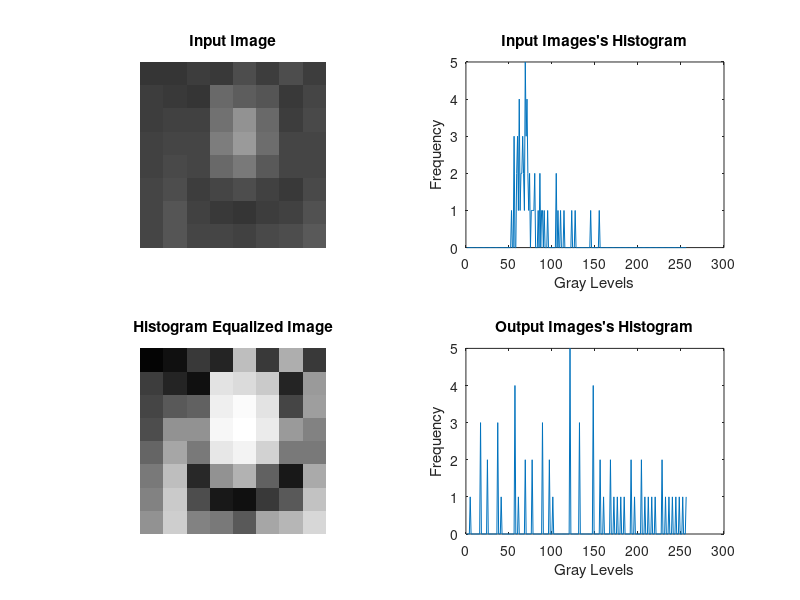

Write MATLAB code to recreate this figure.
clc;
clear all;
close all;


I = [52	55	61	59	79	61	76	61              % Input Image
     62	59	55	104	94	85	59	71
     63	65	66	113	144	104	63	72
     64	70	70	126	154	109	71	69
     67	73	68	106	122	88	68	68
     68	79	60	70	77	66	58	75
     69	85	64	58	55	61	65	83
     70	87	69	68	65	73	78	90];
 
 I = uint8(I);
 
 [row,col,depth] = size(I);                     % Dimensions of Input Image


if depth ==3                                    % Convert Color Image to Gray Scale
    I = rgb2gray(I);
end

I = double(I);

HistIn = zeros(1,256);                          % Histogram of Input Image
for i = 1:row
    for j = 1:col
        for k1 = 0:255
            if I(i,j)==k1
                HistIn(k1+1)= HistIn(k1+1)+1;
            end
        end
    end
end



                                                        % Normalization of Input Histogram
HistIn_norm = (1/(row*col))*HistIn;                     % Histogram Equalization


HistIn_cdf = zeros(1,256);
HistIn_cdf(1)= HistIn_norm(1);                          % Generating CDF of Input Histogram
for i=2:256
    HistIn_cdf(i)=HistIn_cdf(i-1)+HistIn_norm(i);
end


HistIn_cdf = round(255*HistIn_cdf);                       % De-Normalize CDF

Ih = zeros(row,col);                                    %Generate Output Image
for i=1:row
    for j=1:col
        pix = (I(i,j)+1);
        Ih(i,j)= HistIn_cdf(pix);
    end
end


HistOut = zeros(1,256);
for i =1:row                                            % Histogram of Ouput Image
    for j=1:col
        for k=0:255
            if Ih(i,j) ==k
                HistOut(k+1)= HistOut(k+1)+1;
            end
        end
    end
end

% Plots
%Input Image
subplot(2,2,1);
imshow(uint8(I));
title("Input Image");

% Histogram of Input Image
subplot(2,2,2);
plot(HistIn);
title("Input Images's Histogram");
xlabel("Gray Levels");
ylabel("Frequency");


% Output Image
subplot(2,2,3);
imshow(uint8(Ih));
title("Histogram Equalized Image");

% Histogram of Output Image
subplot(2,2,4);
plot(HistOut);
title("Output Images's Histogram");
xlabel("Gray Levels");
ylabel("Frequency");




            

